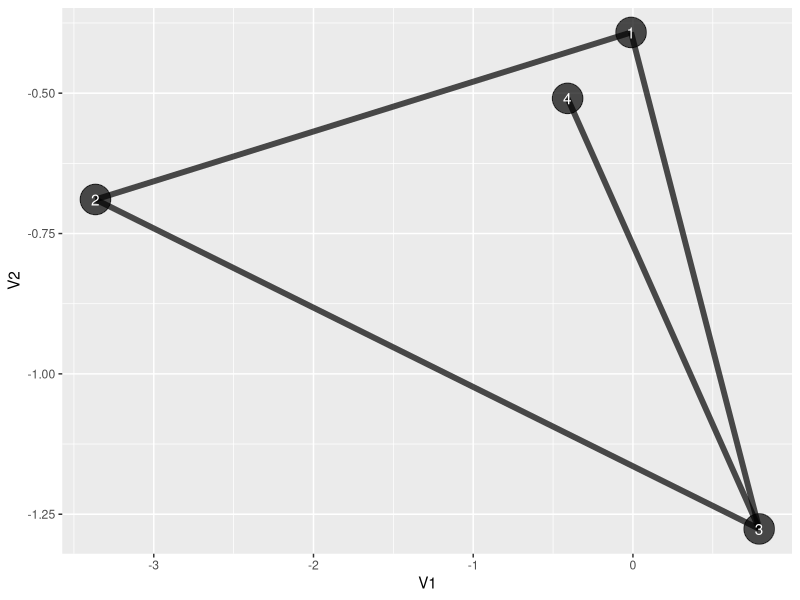
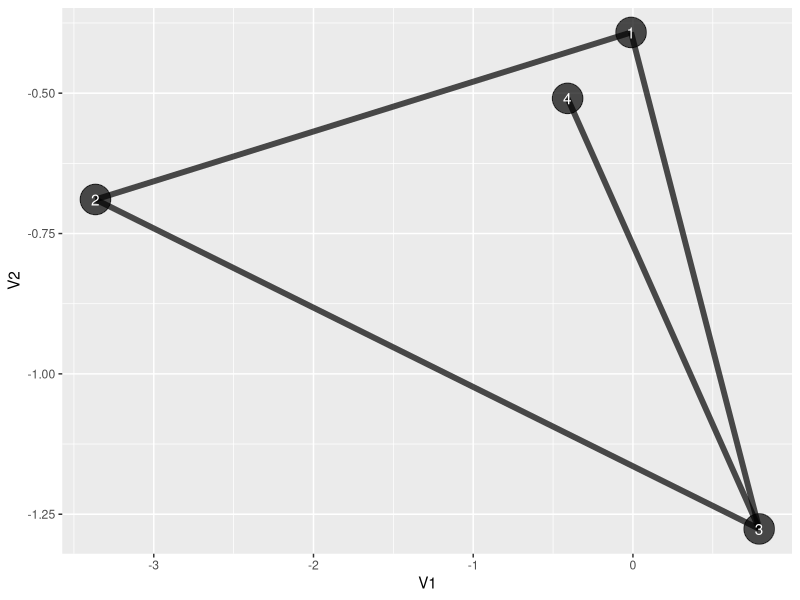

R code for these plots, in order:
rm(list=ls())
library("network")
library("mvtnorm")
library("ggplot2")
library("plyr")
library("dplyr")
library("reshape2")
library("grid")
# 
# net <- matrix(c(0,1,1,0,0,0,0,
#                 1,0,1,0,0,0,0,
#                 1,1,0,1,0,0,0,
#                 0,0,1,0,1,0,0,
#                 0,0,0,1,0,1,1,
#                 0,0,0,0,1,0,1,
#                 0,0,0,0,1,1,0),
#               byrow = TRUE, nrow = 7)

net <- matrix(c(0,1,1,0,
                1,0,1,0,
                1,1,0,1,
                0,0,1,0),
              byrow = TRUE, nrow = 4)

K <- C <- 1

net <- as.matrix.network(network(net), matrix.type="edgelist")

net.fix <- function(net){
  attr(net, "positions") <- rmvnorm(n = attr(net, "n"), sigma = diag(c(1, 1)))
  attr(net, "edges") <- net[,] %>%
    as.data.frame %>%
    mutate(V1n = ifelse(V1<=V2, V1, V2),
           V2n = ifelse(V1<=V2, V2, V1)) %>%
    select(V1=V1n, V2=V2n) %>%
    distinct %>%
    as.matrix
  net
}

net <- net.fix(net)

net.calculate.repulsive <- function(net){
  
  dpositions <- attr(net, "positions") %>% as.data.frame
  dedges <- attr(net, "edges") %>% as.data.frame   
  nodes <- attr(net, "vnames")
  
  drep <- ldply(nodes, function(node){ # node <- 2 #sample(nodes, size = 1)
    
    node_x <- dpositions[node, "V1"]
    node_y <- dpositions[node, "V2"]
    
    dpositions[-node,] %>%
      mutate(node_origin = node,
             node_x = node_x,
             node_y = node_y,
             node_force = setdiff(nodes, node),
             dist = (V1 - node_x)^2 + (V2 - node_y)^2,
             dist = sqrt(dist),
             ex = (V1 - node_x)/dist,
             ey = (V2 - node_y )/dist,
             fx = -C*K^2*ex/dist,
             fy = -C*K^2*ey/dist)
  })
  
  drep
}

net.calculate.attractive <- function(net){
  
  dpositions <- attr(net, "positions") %>% as.data.frame
  dedges <- attr(net, "edges") %>% as.data.frame   
  nodes <- attr(net, "vnames")
  
  # attractive
  datt <- ldply(nodes, function(node){ # node <- 3 #sample(nodes, size = 1)
    
    relations_edges <- dedges %>%
      filter(V1 == node | V2 == node) %>%
      melt(id.vars = NULL) %>%
      .$value %>%
      unique %>%
      setdiff(node)
    
    node_x <- dpositions[node, "V1"]
    node_y <- dpositions[node, "V2"]
    
    dpositions[relations_edges,] %>%
      mutate(node_origin = node,
             node_x = node_x,
             node_y = node_y,
             node_force = relations_edges,
             dist = (V1 - node_x)^2 + (V2 - node_y)^2,
             dist = sqrt(dist),
             ex = (V1 - node_x)/dist,
             ey = (V2 - node_y )/dist,
             fx = ex*dist^2/K,
             fy = ey*dist^2/K)
  })
}

net.plot <- function(net){
  
  drep <- net.calculate.repulsive(net)
  datt <- net.calculate.attractive(net)
  
  drep2 <- drep %>% group_by(node_origin) %>% summarise(fx=sum(fx), fy=sum(fy))
  datt2 <- datt %>% group_by(node_origin) %>% summarise(fx=sum(fx), fy=sum(fy))
  
  dforce <- rbind.fill(drep, datt) %>%
    group_by(node_x, node_y) %>%
    summarise(fx=sum(fx), fy=sum(fy))
  
  dpositions <- attr(net, "positions") %>% as.data.frame %>% mutate(names = attr(net, "vnames"))
  dedges <- attr(net, "edges") %>% as.data.frame
  
  dedges <- dedges %>%
    cbind( dpositions[dedges$V1,1:2] %>% setNames(c("xs", "ys"))) %>%
    cbind( dpositions[dedges$V2,1:2] %>% setNames(c("xe", "ye")))
  
  p <- ggplot()
  p <- p + geom_point(data=dpositions, aes(V1, V2), size = 10, alpha = 0.7, color="black")
  p <- p + geom_segment(data=dedges, aes(x=xs, y=ys, xend=xe, yend=ye), alpha = 0.7, size = 2, color = "black")
#   p <- p + geom_segment(data=drep ,aes(x=node_x, y=node_y, xend=node_x+fx, yend=node_y+fy), alpha= 0.1, arrow = arrow(), color ="darkred", size=0.5)
#   p <- p + geom_segment(data=drep2,aes(x=node_x, y=node_y, xend=node_x+fx, yend=node_y+fy), alpha= 0.3, arrow = arrow(), color ="darkred", size=1.2)
#   p <- p + geom_segment(data=datt ,aes(x=node_x, y=node_y, xend=node_x+fx, yend=node_y+fy), alpha= 0.1, arrow = arrow(), color="darkblue", size=0.5)
#   p <- p + geom_segment(data=datt2,aes(x=node_x, y=node_y, xend=node_x+fx, yend=node_y+fy), alpha= 0.3, arrow = arrow(), color="darkblue", size=1.2)
#   p <- p + geom_segment(data=dforce,aes(x=node_x, y=node_y, xend=node_x+fx, yend=node_y+fy), alpha= 0.5, arrow = arrow(), color="green", size=1.2)
  p <- p + geom_text(data=dpositions, aes(V1, V2, label=names), color = "white")
  p <- p + theme_gray()
  p
}

net.plot(net)

net.update.positions <- function(net){
  
  dpositions <- attr(net, "positions")
  
  drep <- net.calculate.repulsive(net)
  datt <- net.calculate.attractive(net)  
  dforce <- rbind.fill(drep, datt) %>%
    group_by(node_origin) %>%
    summarise(fx=sum(fx), fy=sum(fy)) %>%
    select(fx, fy)
  
  dpositions_update <- dpositions + dforce
  dpositions_update <- dpositions_update %>%
    setNames(c("V1", "V2")) %>%
    as.matrix
  
  attr(net, "positions") <- dpositions_update
  
  net   
  
}


net.plot(net)
net <- net.update.positions(net)
